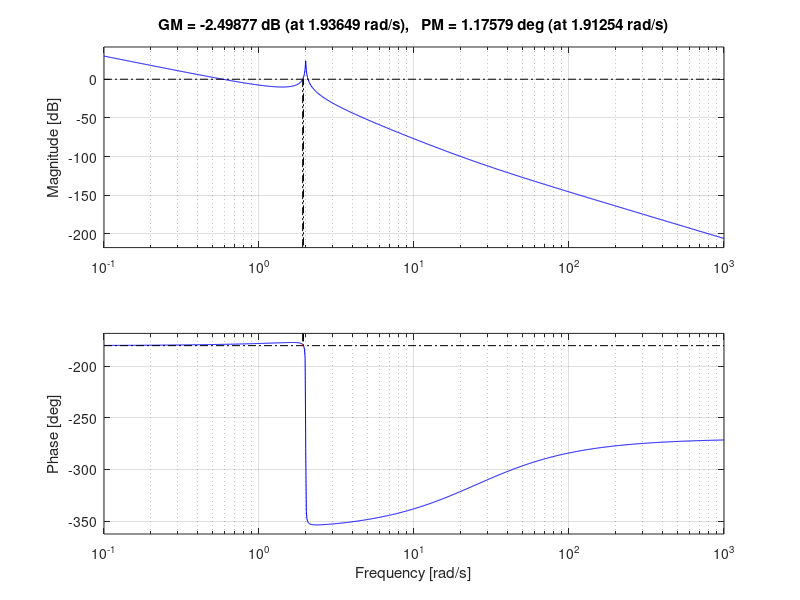
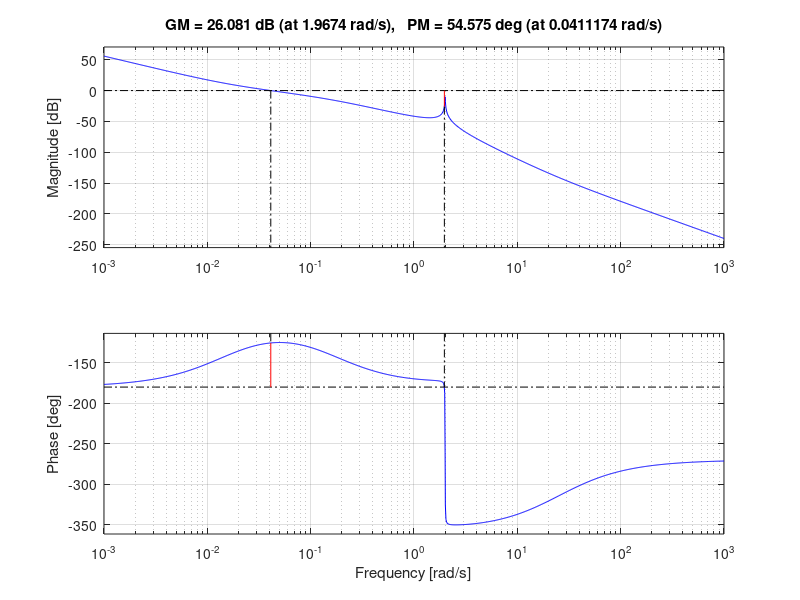

Source code (MATLAB) for these figures, in order:
close all; clear; clc;

s = tf('s');

G = (.05*(s+25)) / (s^2 * (s^2 + .01*s + 4));
%% plot initial
figure('Name','Bode Initial')
margin(G)

%% Set k
k = .3758;

figure('Name','Bode with k')
margin(k*G)

%% Lead controller

wc = .05; %rad/s
phi = deg2rad(55);

alpha = (1-sin(phi))/(1+sin(phi));
Td = 1/(wc*sqrt(alpha));
lead = (Td*s+1) / (alpha*Td*s+1);

Dc = .002 * lead;

margin(Dc*G)